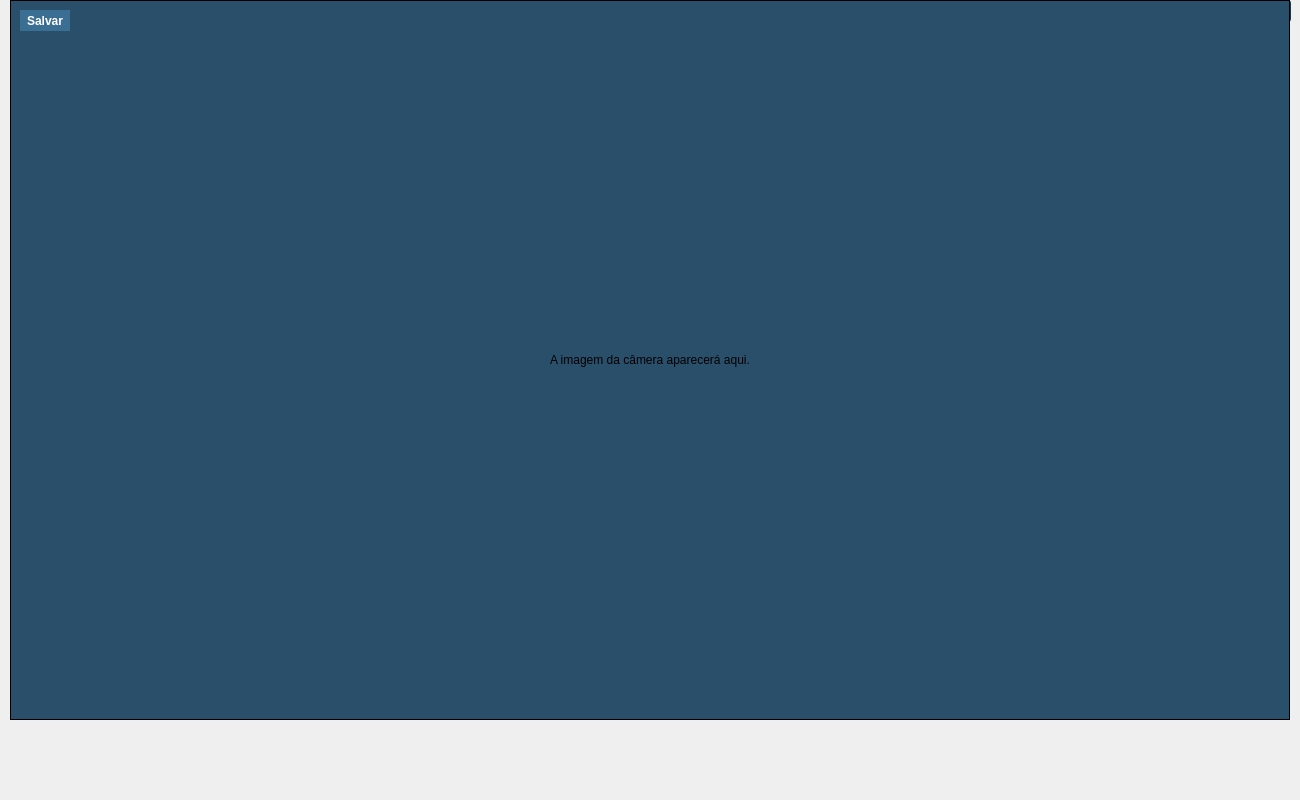
<?xml version="1.0" encoding="UTF-8"?>
<ui version="4.0">
 <class>Form</class>
 <widget class="QWidget" name="Form">
  <property name="geometry">
   <rect>
    <x>0</x>
    <y>0</y>
    <width>1300</width>
    <height>800</height>
   </rect>
  </property>
  <property name="windowTitle">
   <string>Form</string>
  </property>
  <widget class="QComboBox" name="Resolution">
   <property name="geometry">
    <rect>
     <x>1170</x>
     <y>0</y>
     <width>121</width>
     <height>22</height>
    </rect>
   </property>
   <property name="styleSheet">
    <string notr="true">background-color: rgba(42, 79, 106);
</string>
   </property>
   <property name="currentIndex">
    <number>-1</number>
   </property>
  </widget>
  <widget class="QLabel" name="imgLabel">
   <property name="geometry">
    <rect>
     <x>10</x>
     <y>0</y>
     <width>1280</width>
     <height>720</height>
    </rect>
   </property>
   <property name="layoutDirection">
    <enum>Qt::LeftToRight</enum>
   </property>
   <property name="autoFillBackground">
    <bool>false</bool>
   </property>
   <property name="styleSheet">
    <string notr="true">QLabel{
background-color: rgba(42, 79, 106);
}</string>
   </property>
   <property name="frameShape">
    <enum>QFrame::Box</enum>
   </property>
   <property name="text">
    <string>A imagem da câmera aparecerá aqui.</string>
   </property>
   <property name="alignment">
    <set>Qt::AlignCenter</set>
   </property>
   <property name="wordWrap">
    <bool>false</bool>
   </property>
  </widget>
  <widget class="QPushButton" name="SavePaineis">
   <property name="enabled">
    <bool>true</bool>
   </property>
   <property name="geometry">
    <rect>
     <x>20</x>
     <y>10</y>
     <width>50</width>
     <height>21</height>
    </rect>
   </property>
   <property name="sizePolicy">
    <sizepolicy hsizetype="Ignored" vsizetype="Ignored">
     <horstretch>0</horstretch>
     <verstretch>0</verstretch>
    </sizepolicy>
   </property>
   <property name="minimumSize">
    <size>
     <width>0</width>
     <height>0</height>
    </size>
   </property>
   <property name="styleSheet">
    <string notr="true">QPushButton {border-radius: 50px; background-color: rgb(58, 110, 147);min-width: 0px; font-weight:900;text-transform:uppercase;font: 7pt &quot;MS Shell Dlg 2&quot;;color:#ffffff;}


</string>
   </property>
   <property name="text">
    <string>Salvar</string>
   </property>
   <property name="checkable">
    <bool>false</bool>
   </property>
   <property name="default">
    <bool>false</bool>
   </property>
   <property name="flat">
    <bool>false</bool>
   </property>
  </widget>
 </widget>
 <resources/>
 <connections/>
</ui>
